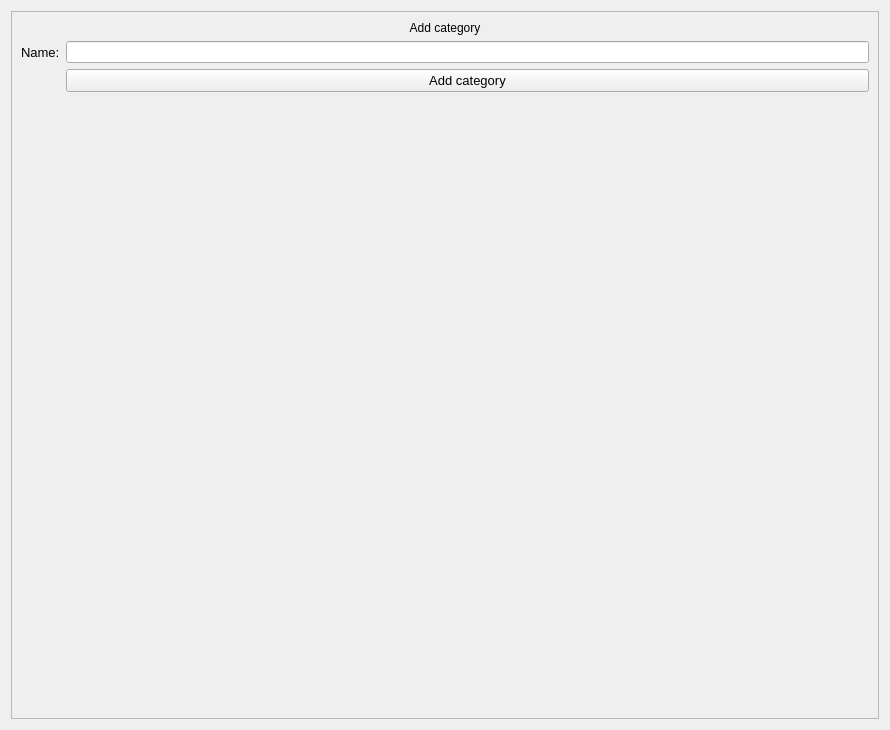
<?xml version="1.0" encoding="UTF-8"?>
<ui version="4.0">
 <class>addCategory_window</class>
 <widget class="QWidget" name="addCategory_window">
  <property name="geometry">
   <rect>
    <x>0</x>
    <y>0</y>
    <width>890</width>
    <height>730</height>
   </rect>
  </property>
  <property name="windowTitle">
   <string>Form</string>
  </property>
  <property name="styleSheet">
   <string notr="true">QLabel#addCategory_label {
	background-color: green;
}</string>
  </property>
  <layout class="QVBoxLayout" name="verticalLayout">
   <item>
    <widget class="QFrame" name="frame">
     <property name="font">
      <font>
       <pointsize>14</pointsize>
      </font>
     </property>
     <property name="frameShape">
      <enum>QFrame::StyledPanel</enum>
     </property>
     <property name="frameShadow">
      <enum>QFrame::Raised</enum>
     </property>
     <layout class="QFormLayout" name="formLayout">
      <item row="1" column="0">
       <widget class="QLabel" name="categoryName_label">
        <property name="font">
         <font>
          <pointsize>10</pointsize>
          <weight>50</weight>
          <bold>false</bold>
         </font>
        </property>
        <property name="text">
         <string>Name:</string>
        </property>
       </widget>
      </item>
      <item row="1" column="1">
       <widget class="QLineEdit" name="categoryName_lineEdit"/>
      </item>
      <item row="2" column="1">
       <widget class="QPushButton" name="addCategory_button">
        <property name="font">
         <font>
          <pointsize>10</pointsize>
         </font>
        </property>
        <property name="text">
         <string>Add category</string>
        </property>
       </widget>
      </item>
      <item row="0" column="0" colspan="2">
       <widget class="QLabel" name="label">
        <property name="text">
         <string>Add category</string>
        </property>
        <property name="alignment">
         <set>Qt::AlignCenter</set>
        </property>
       </widget>
      </item>
     </layout>
    </widget>
   </item>
  </layout>
 </widget>
 <resources/>
 <connections/>
</ui>
